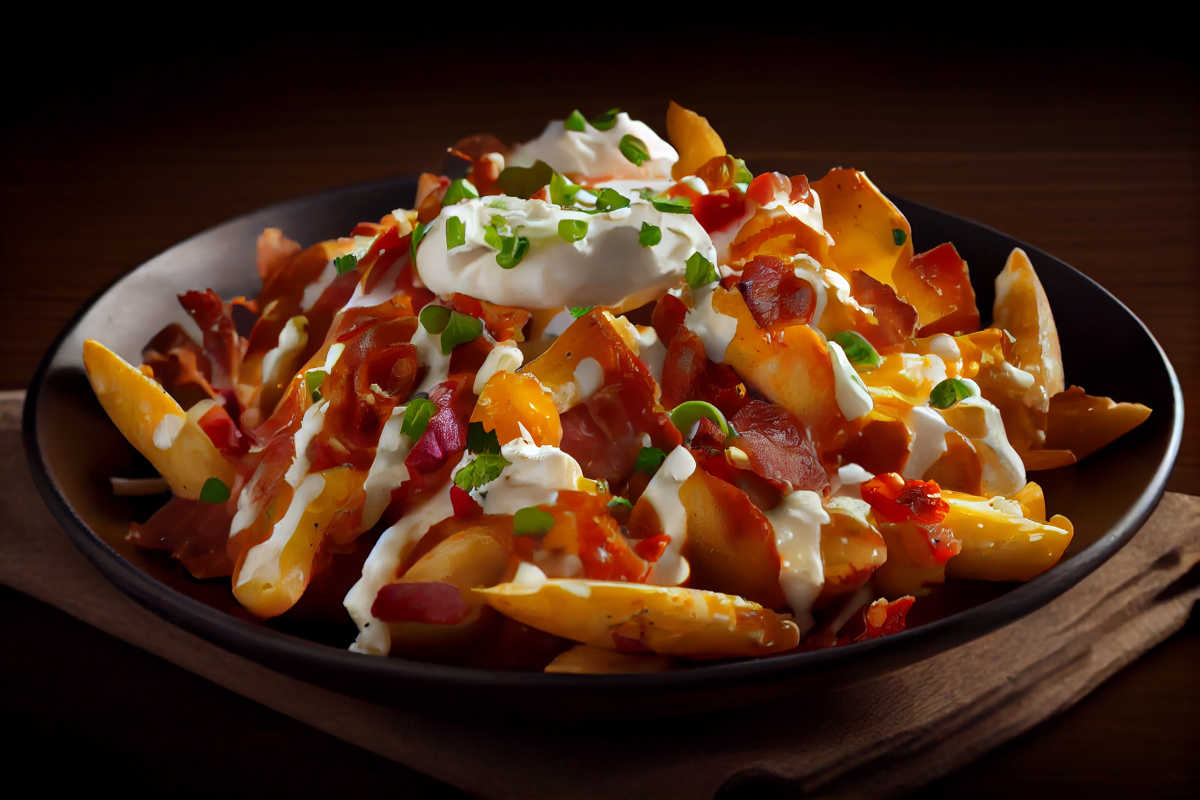
#> input picture myapp/static/img/Salchipapa.jpg, 4800 x 3200 px, given in place of Salchipapa.webp, which was not available (shown at 1/4 size)
$ python redimensionar.py   (older library calls are emulated)
#> lines starting #> are read from the running program, lines starting #| are printed output that depends on the picture
from PIL import Image

# Compatibilidad con Pillow nueva y vieja
try:
    resample_filter = Image.Resampling.LANCZOS
except AttributeError:
    resample_filter = Image.ANTIALIAS

def comprimir_webp(ruta_entrada, ruta_salida, max_ancho=1200, calidad=80):
#> called with ruta_entrada = 'Salchipapa.webp', ruta_salida = 'Salchipapa2.webp', max_ancho = 1200, calidad = 75
    with Image.open(ruta_entrada) as img:
#> img is the input picture: PIL image 4800x3200 RGB; mean R, G, B 74.3, 42.5, 24
        if img.mode in ("RGBA", "P"):
            img = img.convert("RGB")

        ancho_original, alto_original = img.size
#> ancho_original = 4800; alto_original = 3200

        if ancho_original <= max_ancho:
            img.save(ruta_salida, format='WEBP', quality=calidad)
            print(f"Imagen guardada sin redimensionar: {ruta_salida}")
            return

        escala = max_ancho / float(ancho_original)
#> escala = 0.25
        nuevo_alto = int(alto_original * escala)
#> nuevo_alto = 800
        img = img.resize((max_ancho, nuevo_alto), resample_filter)
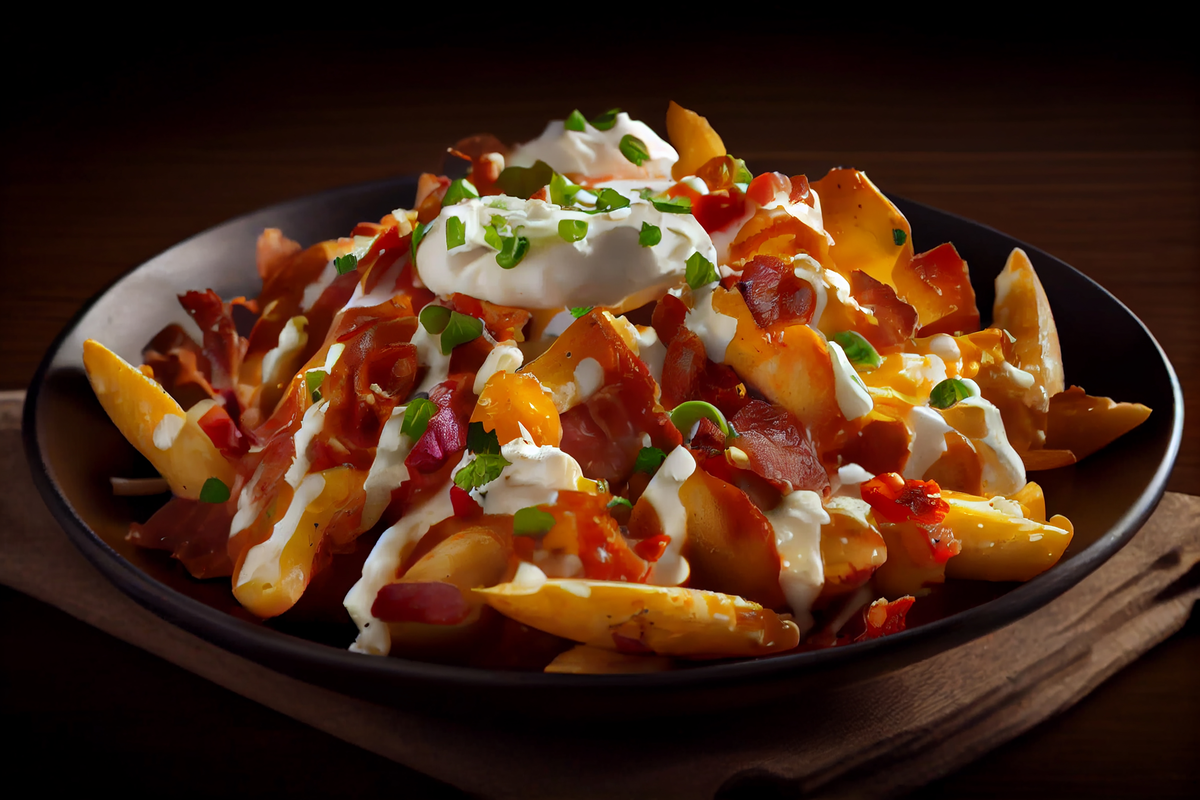
#> img: PIL image 1200x800 RGB; mean R, G, B 74.3, 42.5, 24

        img.save(ruta_salida, format='WEBP', quality=calidad)
        print(f"✅ Imagen redimensionada a {max_ancho}x{nuevo_alto} y guardada como WebP.")
#| ✅ Imagen redimensionada a 1200x800 y guardada como WebP.
if __name__ == "__main__":
    comprimir_webp("Salchipapa.webp", "Salchipapa2.webp", max_ancho=1200, calidad=75)

$ run again, with myapp/static/img/Perro.jpg copied over myapp/static/img/Salchipapa.jpg
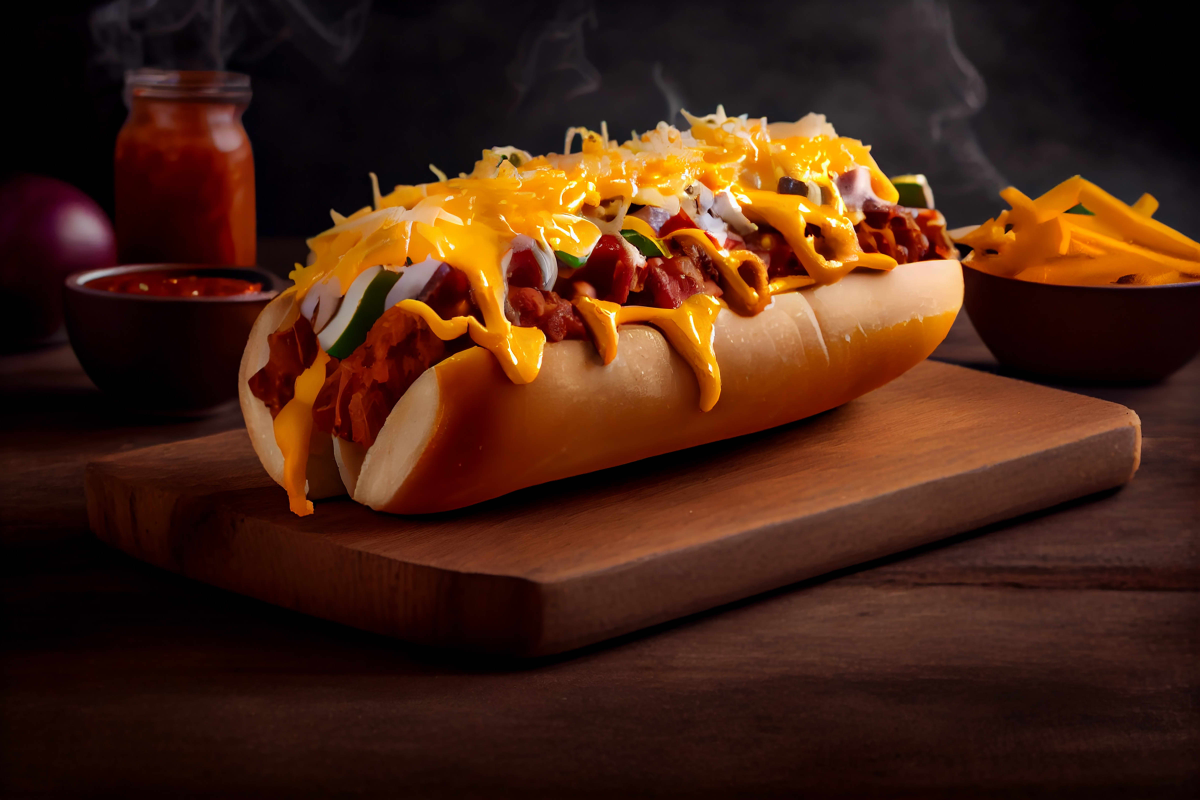
#> input picture myapp/static/img/Perro.jpg, 4800 x 3200 px, given in place of Salchipapa.webp, which was not available (shown at 1/4 size)
#> in comprimir_webp, img is the input picture: PIL image 4800x3200 RGB; mean R, G, B 71.2, 36.3, 19.8
#> in comprimir_webp, `img = img.resize((max_ancho, nuevo_alto), resample_filter)`:
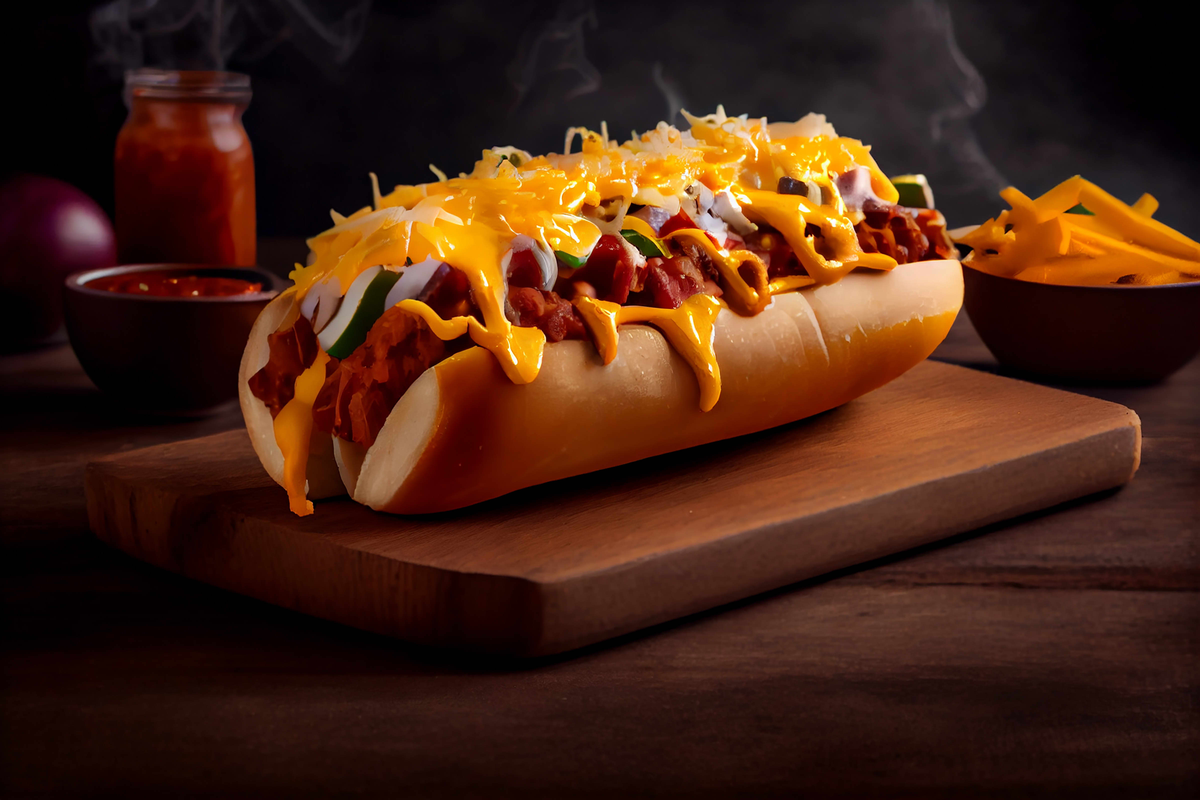
#> img: PIL image 1200x800 RGB; mean R, G, B 71.2, 36.3, 19.8
#| ✅ Imagen redimensionada a 1200x800 y guardada como WebP.
